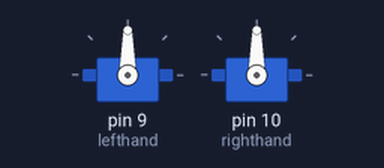
The sketch below on a simulated Arduino Uno, built with avr-gcc and run on an emulated ATmega328P. Shown: 2 × servo.

Above: at 0.1 s.
At 1.1 s:
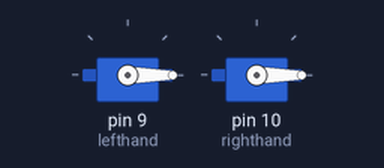
Timing chart, 0 to 2.6 s (numbered marks = the images above):
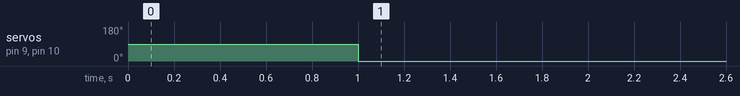

Measured:
- by itself, servo on pin 9 (lefthand), servo on pin 10 (righthand): 90° → 0° at 1.0 s

The sketch:

main.ino
```cpp
#include <Servo.h>

Servo lefthand;
Servo righthand;

int current_pos = 0;

void setup() {
  lefthand.attach(9);  // attaches the servo on pin 9 to the servo object
  righthand.attach(10);  // attaches the servo on pin 10 to the servo object
  delay(1000);
  // setup servos
  lefthand.write(0);
  righthand.write(0);
}


void goFast(int targuet_angle) {
  int foward = current_pos < targuet_angle ? 1 : -1;
  for (int pos = current_pos; pos != targuet_angle; pos = pos + foward) {
    // in steps of 1 degree
    lefthand.write(pos);              // tell servo to go to position in variable 'pos'
    righthand.write(pos);              // tell servo to go to position in variable 'pos'
    delay(15);                       // waits 15ms for the servo to reach the position
    // a 90º rotation is 1.35 * 90º = 1.35 secs
  }
}

void goSlow(int targuet_angle) {
  int foward = current_pos < targuet_angle ? 1 : -1;
  for (int pos = current_pos; pos != targuet_angle; pos = pos + 1 ) {
    // in steps of 1 degree
    lefthand.write(pos);              // tell servo to go to position in variable 'pos'
    righthand.write(pos);              // tell servo to go to position in variable 'pos'
    delay(15);                       // waits 15ms for the servo to reach the position
    // a 90º rotation is 1.35 * 90º = 1.35 secs
  }
}

void loop() {
}
```
